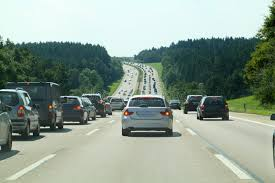
#> input picture c2.jpg, 275 x 183 px
$ python car.py
#> lines starting #> are read from the running program, lines starting #| are printed output that depends on the picture; after the words box and inside, x2 and y2 are one past the last pixel; in counts of white or black regions, pixels touching at a corner belong together

import cv2
# our image
img_file = 'c2.jpg'

#our pre-trained car classifier
classifier_file = 'car_detector.xml'

#create opencv image
img = cv2.imread(img_file)
#> img is the input picture: shape (183, 275, 3); mean B, G, R 146.2, 157.8, 142.3


#convert to the grayscale(needed for haar cascader)
black_n_white = cv2.cvtColor(img, cv2.COLOR_BGR2GRAY)
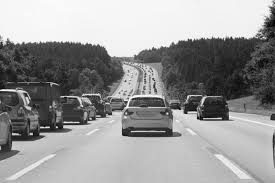
#> black_n_white: shape (183, 275); min 2, max 254, mean 151.9

#CREATE Classifier
car_tracker = cv2.CascadeClassifier(classifier_file)

#DETECT cars
cars = car_tracker.detectMultiScale(black_n_white)
#> cars = [[111, 82, 80, 80], [187, 80, 54, 54]]

#draw rectangles around the cars
for (x, y, w, h)in cars:
  cv2.rectangle(img, (x, y), (x+w, y+h), (0, 0, 55), 2)
#> this loop made 2 passes
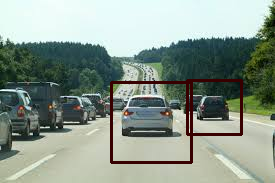
#> img: shape (183, 275, 3); 3.14% of pixels changed, all inside (x1, y1, x2, y2) = (110, 79, 243, 164)


#display the iamge with the faces spotted
cv2.imshow('car detector',img)

#dont autoclose
cv2.waitKey()

print("code complited")

$ run again, with c1.jpg copied over c2.jpg
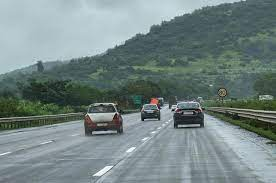
#> input picture c1.jpg, 276 x 183 px
#> img is the input picture: shape (183, 276, 3); mean B, G, R 131.7, 132.5, 116.3
#> `black_n_white = cv2.cvtColor(img, cv2.COLOR_BGR2GRAY)`:
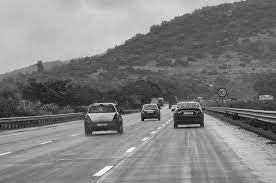
#> black_n_white: shape (183, 276); min 2, max 253, mean 127.6
#> cars = [[161, 86, 53, 53], [71, 90, 61, 61]]
#> the loop `for (x, y, w, h)in cars:` made 2 passes
#> after the loop `for (x, y, w, h)in cars:`:
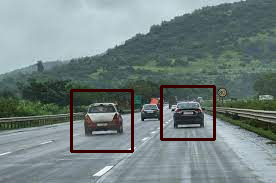
#> img: shape (183, 276, 3); 2.69% of pixels changed, all inside (x1, y1, x2, y2) = (70, 85, 216, 153)
